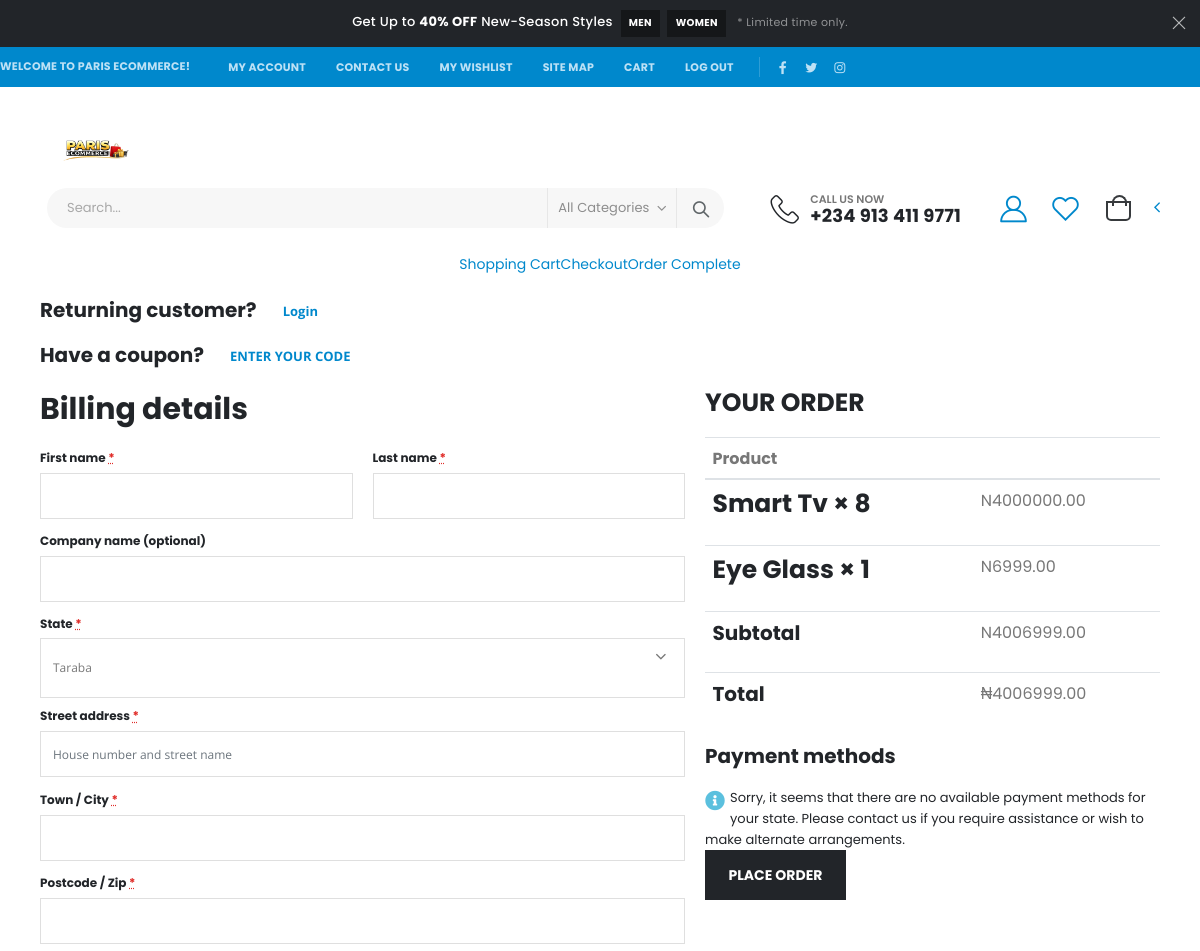
/checkout/ (signed in, upper part), run on an earlier commit of the app's database.
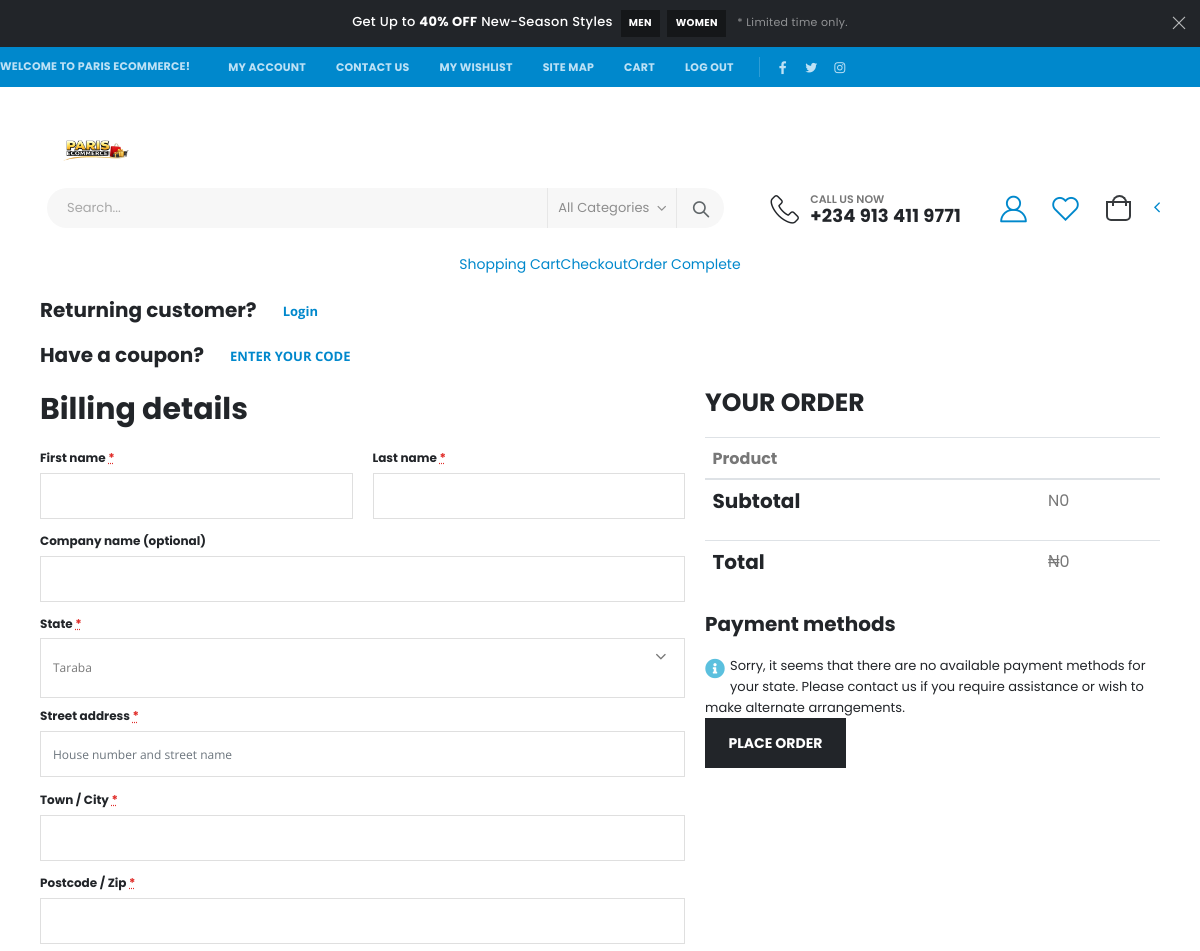
And on a later commit of the database.
### commerce/models.py (models this page shows, shortened)
class CartItem(models.Model):
    cart = models.ForeignKey(Cart, on_delete=models.CASCADE)
    product = models.ForeignKey(Product, on_delete=models.CASCADE)
    quantity = models.PositiveIntegerField(default=0)
    variation = models.ForeignKey(Variation, on_delete=models.SET_NULL, null=True, blank=True)
    @property
    def get_subtotal(self):
        total = self.product.price * self.quantity
        return total

class Product(models.Model):
    subcategory = models.ForeignKey(SubCategory, on_delete=models.CASCADE, related_name='products')
    name = models.CharField(max_length=255)
    description = models.TextField(blank=True, null=True)
    old_price = models.DecimalField(max_digits=10, decimal_places=2, null=True, blank=True)
    price = models.DecimalField(max_digits=10, decimal_places=2)
    sku = models.CharField(max_length=10, null=True, blank=True)
    stock = models.PositiveIntegerField(default=0)
    dimension = models.CharField(max_length=10, null=True, blank=True)
    weight = models.DecimalField(max_digits=5, decimal_places=2, default=0.0)
    total_sales = models.IntegerField(default=0) #how many times the product has been sold
    average_rating = models.DecimalField(max_digits=3, decimal_places=2, default=0.0)
    is_featured = models.BooleanField(default=False)
    is_latest = models.BooleanField(default=False)
    is_best_seller = models.BooleanField(default=False)
    is_top = models.BooleanField(default=False)
    image = models.ImageField(upload_to='static/images/products')
    discount = models.DecimalField(max_digits=10, decimal_places=2, null=True, blank=True,
                                   validators=[MinValueValidator(1), MaxValueValidator(99)]
                                   )
    date_added = models.DateTimeField(auto_now_add=True)
    class Meta:
        ordering = ['-date_added']

class Cart(models.Model):
    customer = models.ForeignKey(Customer, on_delete=models.CASCADE, null=True, blank=True)
    created_at = models.DateTimeField(auto_now_add=True)
    description = models.TextField(null=True, blank=True)
    complete = models.BooleanField(default=False, null=True, blank=True)
    session_key = models.CharField(max_length=5, null=True, blank=True)
    @property
    def get_cart_totals(self):
        cartitem = self.cartitem_set.all()
        total = sum(item.get_subtotal for item in cartitem)
        return total

### commerce/views.py (the view, shortened to what this page needs)
# urls.py: path('checkout/', views.checkout, name='checkout'),
def checkout(request):
    if not request.user.is_authenticated:
        return HttpResponse('Please log in...')
    customer = request.user.customer
    cart, created = Cart.objects.get_or_create(customer=customer, complete=False)
    items = cart.cartitem_set.all()
    shipping_list = ShippingFee.objects.all()
    cart_total = cart.get_cart_totals
    shipping_cost = 0
    shipping_type = 'pickup'
    total = cart_total + shipping_cost
    context = {
        'items': items,
        'cart': cart,
        'shipping': shipping_list,
        'cart_total': cart_total,
        'shipping_cost': shipping_cost,
        'total': total,
        'shipping_type': shipping_type,
    }
    return render(request, 'checkout.html', context)

### commerce/templates/checkout.html (shortened to what the changed rows need)
{%extends 'main.html'%}
{%load static %}
{%block content%}
        <main class="main main-test">
            <div class="container checkout-container">
                <div class="row">
                    <div class="col-lg-7">
                        <ul class="checkout-steps">
                            <li>
                                <h2 class="step-title">Billing details</h2>
                            </li>
                        </ul>
                    </div>
                    <div class="col-lg-5">
                        <div class="order-summary">
                            <table class="table table-mini-cart">
                                <thead>
                                    <tr>
                                        <th colspan="2">Product</th>
                                    </tr>
                                </thead>
                                <tbody>
                                    {%for item in items%}
                                    <tr>
                                        <td class="product-col">
                                            <h3 class="product-title">
                                                {{item.product.name}} ×
                                                <span class="product-qty">{{item.quantity}}</span>
                                            </h3>
                                        </td>
                                        <td class="price-col">
                                            <span>N{{item.get_subtotal}}</span>
                                        </td>
                                    </tr>
                                     {%endfor%}
                                </tbody>
                                <tfoot>
                                    <tr class="cart-subtotal">
                                        <td class="price-col">
                                            <span>N{{cart.get_cart_totals}}</span>
                                        </td>
                                    </tr>
                                    <tr class="order-total">
                                        <td>
                                            <span id="total-price" data-total="{{ cart.get_cart_totals }}">
                                                ₦{{ cart.get_cart_totals }}
                                            </span>
                                        </td>
                                    </tr>
                                </tfoot>
                            </table>
                        </div>
                    </div>
                </div>
            </div>
        </main>
{%endblock content%}

What changed in the data, as far as the page shows it:
removed CartItem: product.name "Smart Tv", quantity "8", get_subtotal "4000000.00"
removed CartItem: product.name "Eye Glass", quantity "1", get_subtotal "6999.00"
removed Cart: get_cart_totals "4006999.00"
added Cart: get_cart_totals "0"
